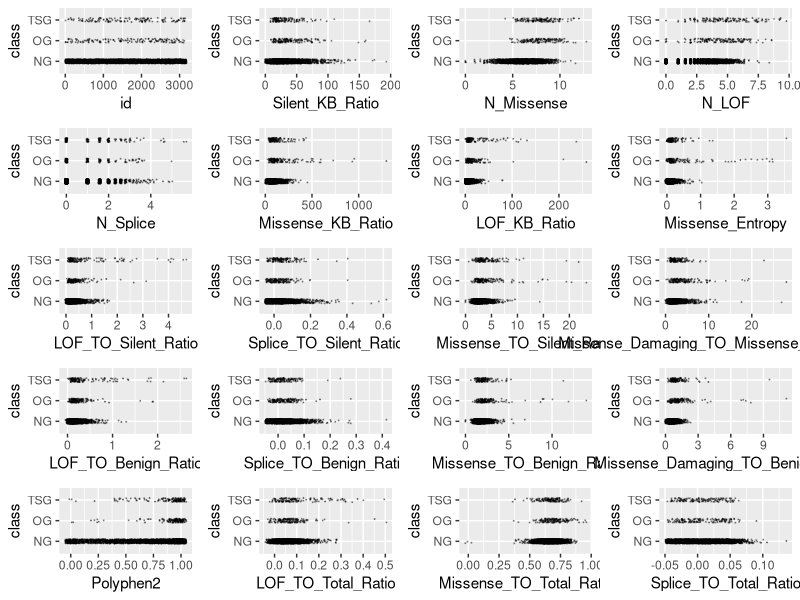
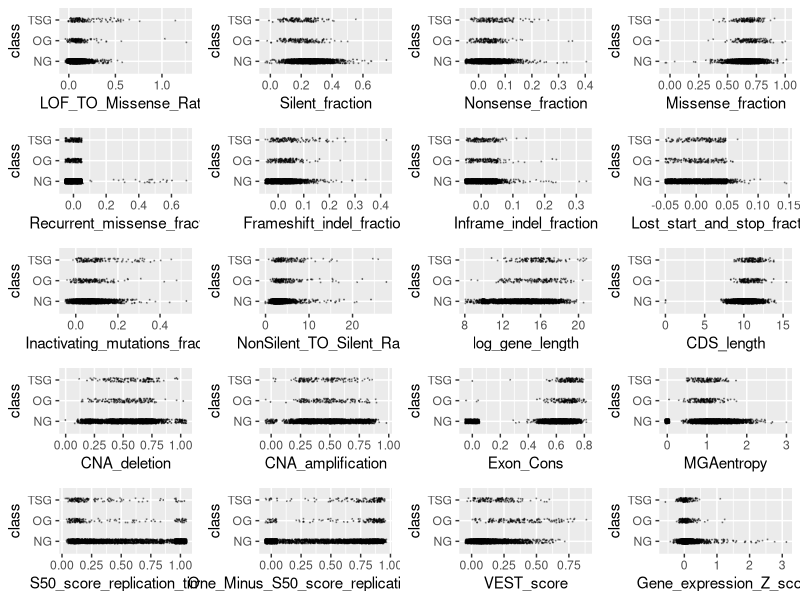
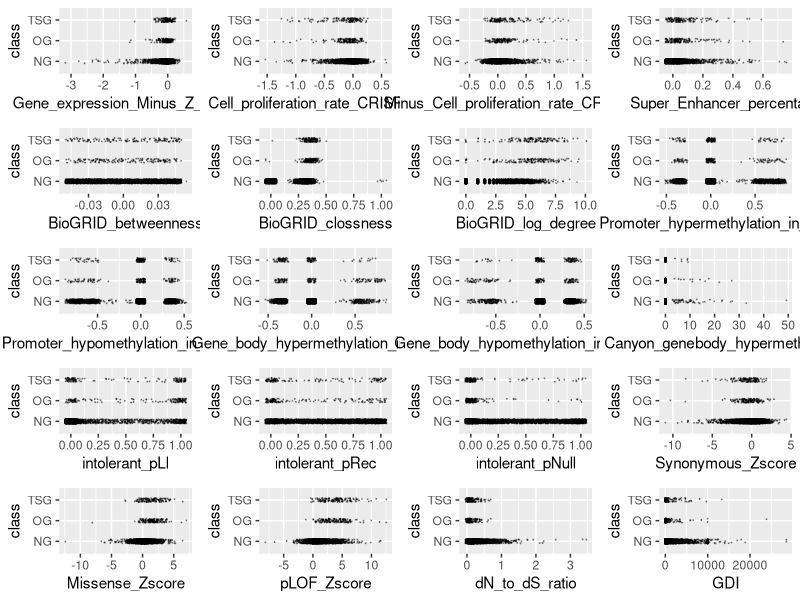
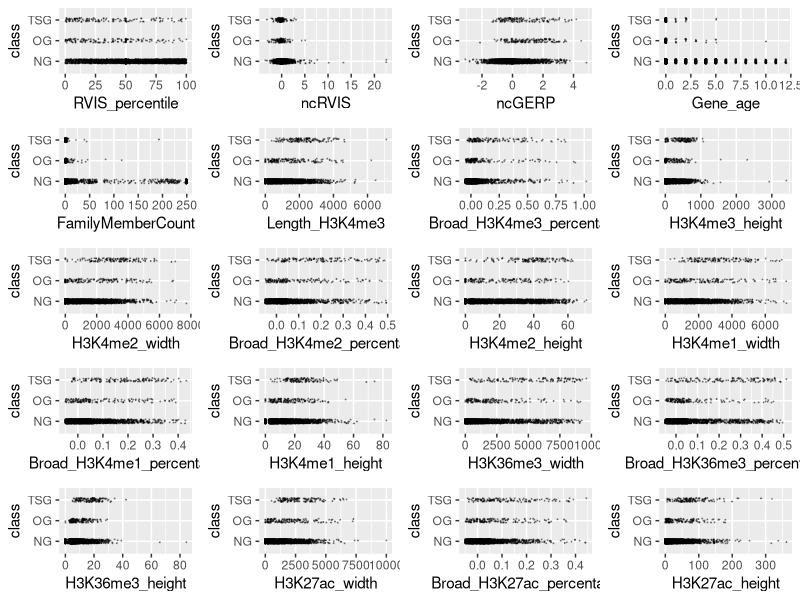
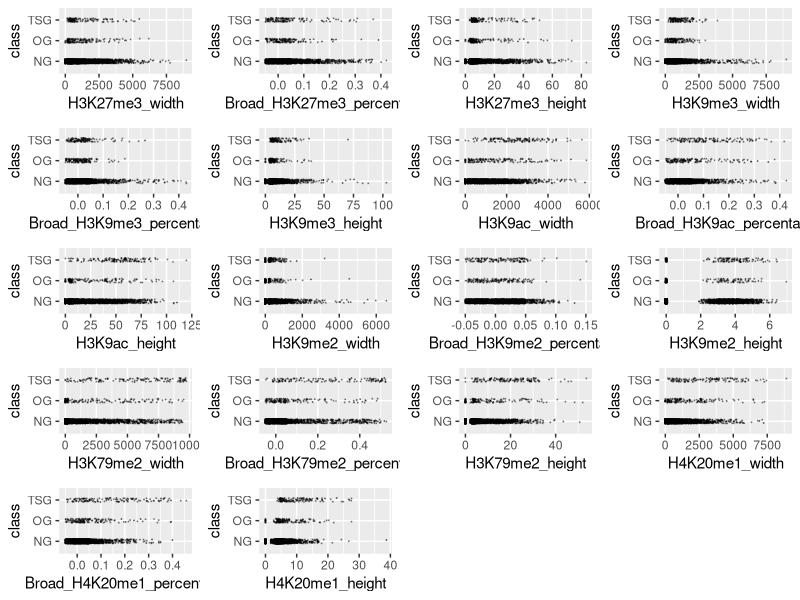
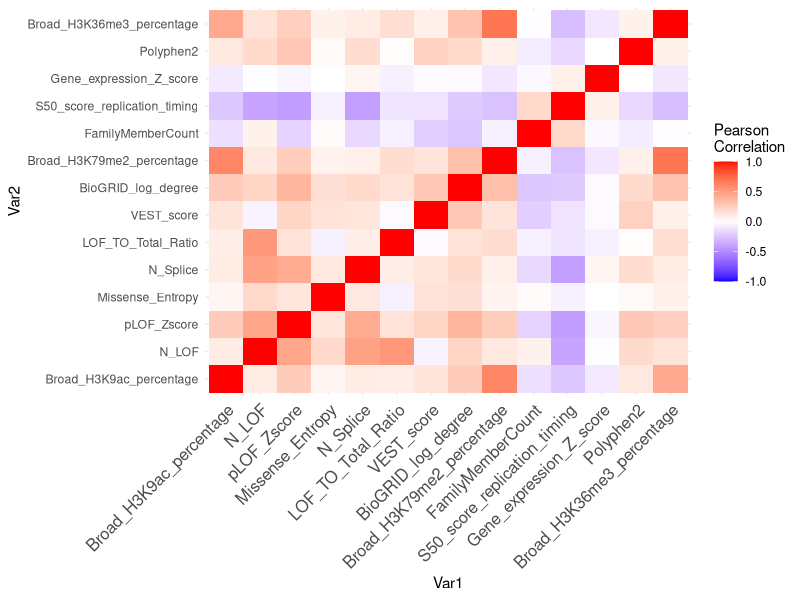

Generate these figures, in order, with R:
## ---- chunk 1
knitr::opts_chunk$set(echo = TRUE)
## ---- chunk 2
training <- read.csv("training.csv", stringsAsFactors = TRUE)
training$class <- factor(training$class)
levels(training$class) <- c("NG", "OG", "TSG")
outlier <- function(data) {
  low <- mean(data) - 3 * sd(data)
  high <- mean(data) + 3 * sd(data)
  which(data < low | data > high)
}
library(ggplot2)
scatter <- function(var) {
  ggplot(training, aes_string(var, "class")) +
    geom_jitter(width = 0.05, height = 0.1, size = 0.1,
                colour = rgb(0, 0, 0, alpha = 1 / 3))
}
scat_plot <- lapply(names(training)[-99], scatter)
library(gridExtra)
# grid.arrange(grobs = scat_plot[1:20], ncol = 4)
# grid.arrange(grobs = scat_plot[21:40], ncol = 4)
# grid.arrange(grobs = scat_plot[41:60], ncol = 4)
# grid.arrange(grobs = scat_plot[61:80], ncol = 4)
# grid.arrange(grobs = scat_plot[81:98], ncol = 4)
outlier_index <- sort(table(unlist(lapply(training[,-99], outlier))), decreasing = TRUE)
outlier_index[1:100]
training <- training[-as.numeric(names(outlier_index)[1:50]),]
sort(training$Missense_TO_Silent_Ratio, decreasing = TRUE)[1:10]
training <- training[-which(training$Missense_TO_Silent_Ratio > 100), ]
sort(training$Missense_KB_Ratio, decreasing = TRUE)[1:10]
training <- training[-which(training$Missense_KB_Ratio > 2000), ]
sort(training$LOF_TO_Silent_Ratio, decreasing = TRUE)[1:10]
training <- training[-which(training$LOF_TO_Silent_Ratio > 5), ]
sort(training$Gene_expression_Z_score, decreasing = TRUE)[1:10]
training <- training[-which(training$Gene_expression_Z_score > 4), ]
sort(training$dN_to_dS_ratio, decreasing = TRUE)[1:10]
training <- training[-which(training$dN_to_dS_ratio > 5),]
sort(training$Silent_KB_Ratio, decreasing = TRUE)[1:10]
training <- training[-which(training$Silent_KB_Ratio > 200), ]
sort(training$Lost_start_and_stop_fraction, decreasing = TRUE)[1:10]
training <- training[-which(training$Lost_start_and_stop_fraction > 0.2),]
sort(training$Synonymous_Zscore, decreasing = FALSE)[1:10]
training <- training[-which(training$Synonymous_Zscore < -15), ]
numeric_training <- training[,-99]

n_zeroes <- rep(NA, nrow(numeric_training))

for(i in seq_len(nrow(numeric_training))){
  row_i_zeroes <- 0
  for(j in seq_len(ncol(numeric_training))){
    if(round(numeric_training[i,j], digits = 5) == 0){
      row_i_zeroes <- row_i_zeroes + 1
    }
  }
  n_zeroes[i] <- row_i_zeroes
}
n_zeroes[1:100]
training <- training[n_zeroes <= 50, ]
## ---- chunk 3
library(ggplot2)
scatter <- function(var) {
  ggplot(training, aes_string(var, "class")) +
    geom_jitter(width = 0.05, height = 0.1, size = 0.1,
                colour = rgb(0, 0, 0, alpha = 1 / 3))
}
scat_plot <- lapply(names(training)[-99], scatter)
library(gridExtra)
grid.arrange(grobs = scat_plot[1:20], ncol = 4)
grid.arrange(grobs = scat_plot[21:40], ncol = 4)
grid.arrange(grobs = scat_plot[41:60], ncol = 4)
grid.arrange(grobs = scat_plot[61:80], ncol = 4)
grid.arrange(grobs = scat_plot[81:98], ncol = 4)
## ---- chunk 4
library(dplyr)
sig <- logical(98)
names(sig) <- names(training)[-99]
k <- 1
diffs <- logical(98)
for (var in names(training)[-99]) {
  model <- aov(training[[var]] ~ factor(training$class))
  sig[k] <- summary(model)[[1]][1, 5]
  diffs[k] <- all(TukeyHSD(model)$`factor(training$class)`[, 4] < 0.05)
  k <- k + 1
}
sort(sig[diffs])
score <- function (conf_mat) {
  print(sum(diag(conf_mat) * c(1, 20, 20)))
  print(sum(diag(conf_mat) * c(1, 20, 20)) / sum(apply(conf_mat, 2, sum) * c(1, 20, 20)))
}

classify <- function(probs) {
  if (any(probs[2:3] > 1 / 22)) {
    subset <- probs[2:3]
    output <- which(subset == max(subset))
    if (length(output) > 1) {
        output <- sample(1:2, 1)
    }
  } else {
    output <- 0
  }
  output
}
## ---- chunk 5
library(dplyr)
vars <- training %>% select(Broad_H3K9ac_percentage, N_LOF, pLOF_Zscore,
                             Missense_Entropy,
                            N_Splice, LOF_TO_Total_Ratio, VEST_score,
                            BioGRID_log_degree,
                            Broad_H3K79me2_percentage, FamilyMemberCount,
                            S50_score_replication_timing, Gene_expression_Z_score,
                            Polyphen2, Broad_H3K36me3_percentage, class)
vars$class <- factor(vars$class)
levels(vars$class) <- c("NG", "OG", "TSG")
cor_mtx = round(cor(vars[, names(vars) != "class"]), 2)
library(reshape2)
#reshape it
melted_cor_mtx <- melt(cor_mtx)

#draw the heatmap
cor_heatmap = ggplot(data = melted_cor_mtx, aes(x=Var1, y=Var2, fill=value)) + geom_tile()
cor_heatmap = cor_heatmap +
scale_fill_gradient2(low = "blue", high = "red", mid = "white", midpoint = 0, limit = c(-1,1), space = "Lab", name="Pearson\nCorrelation") + 
theme_minimal() +
theme(axis.text.x = element_text(angle = 45, vjust = 1, size = 12, hjust = 1))

cor_heatmap
## ---- chunk 6
library(dplyr)
set.seed(12)
vars <- training %>% select(Broad_H3K9ac_percentage, N_LOF, pLOF_Zscore,
                             Missense_Entropy,
                            N_Splice, LOF_TO_Total_Ratio, VEST_score,
                            BioGRID_log_degree,
                            Broad_H3K79me2_percentage, FamilyMemberCount,
                            S50_score_replication_timing, Gene_expression_Z_score,
                            Polyphen2, Broad_H3K36me3_percentage, class)
library(caret)
vars_test <- createDataPartition(vars$class, p = 0.8, 
                                  list = FALSE)
vars_train <- vars[vars_test, ]
vars_test <- vars[-vars_test, ]

train_cont <- trainControl(method = "cv", number = 5, classProbs = TRUE, savePredictions = TRUE)


knn_ft <- train(class ~ ., data = vars_train, method = "knn", preProc = c("center", "scale"),
                trControl = train_cont, tuneGrid = expand.grid(k = 40))
for (k in 40) {
  print(k)
  preds <- predict(knn_ft, newdata = vars_test, type = "prob")
  knn_mod <- table("pred"=unlist(apply(preds, 1, classify)), "obs" = vars_test$class)
  print(knn_mod)
  score(knn_mod)
}
## ---- chunk 7
tests <- read.csv("test.csv")
preds <- predict(knn_ft, newdata = tests, type = "prob")
preds <- apply(preds, 1, classify)
names(preds) <- tests$id
csv_file <- data.frame("id" = tests$id,
                       "class" = preds)
 write.csv(csv_file, "modelpredictions5_knn.csv", row.names = FALSE)
model_1 <- read.csv("modelpredictions.csv")
model_2 <- read.csv("modelpredictions2.csv")
model_1_beta <- read.csv("modelpredictions_beta.csv")
model_2_beta <- read.csv("modelpredictions2_beta.csv")
model_3 <- read.csv("modelpredictions3.csv")
table(model_1$class, model_1_beta$class)
table("BEST MOD" = model_2_beta$class, csv_file$class)
mean(model_1$class == csv_file$class)
